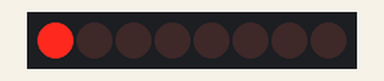
This sketch was run on a simulated Arduino Uno, built with avr-gcc and run on an emulated ATmega328P. On the bench: 8 shift-register outputs drawn as a row of LEDs (first output left, lit = HIGH). Wiring (inferred from the names in the program): shift register (74HC595): data pin 10; shift clock pin 8; latch pin 9. Wiring (inferred from the signals the program sends): row of LEDs: on Q0, Q1, Q2, Q3, Q4, Q5, Q6, Q7.

Above: at 0.6 s.
At 5.1 s:
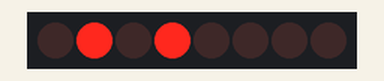
At 10.1 s:
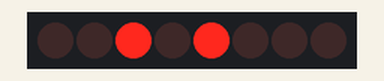
At 20.1 s:
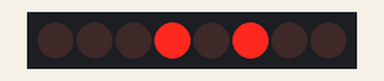
At 30.1 s:
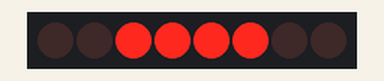
At 39.75 s:
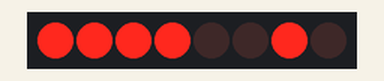
Timing chart, 0 to 40.0 s (numbered marks = the images above):
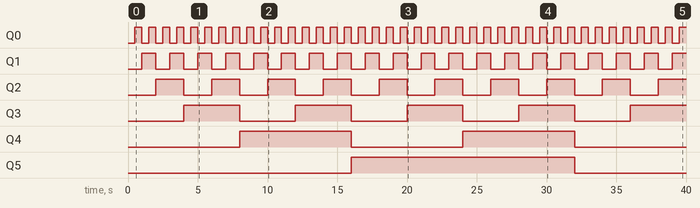

Measured:
- by itself, Q0: alternates HIGH for 0.50 s and LOW for 0.50 s
- by itself, Q1: alternates HIGH for 1.0 s and LOW for 1.0 s
- by itself, Q2: alternates HIGH for 2.0 s and LOW for 2.0 s
- by itself, Q3: alternates HIGH for 4.0 s and LOW for 4.0 s
- by itself, Q4: alternates HIGH for 8.0 s and LOW for 8.0 s
- by itself, Q5: LOW → HIGH at 16.0 s, → LOW 16.0 s later

The sketch:

shift_register.ino
```cpp
//Pin verbunden mit SH_CP des 74HC595
int shiftPin = 8;
//Pin verbunden mit ST_CP des 74HC595
int storePin = 9;
//Pin verbunden mit DS des 74HC595
int dataPin = 10;
int counter = 0;
// Binärer Counter von 0 bis 255.
// 1 = 000000001
// 2 = 000000010
// 3 = 000000011
// 4 = 000000100
// 5 = 000000101
// usw. Die LEDs zeigen alle Werte von 0 bis 255.
void setup() {
 // Pins 8,9,10 auf Ausgabe stellen
 pinMode(storePin, OUTPUT);
 pinMode(shiftPin, OUTPUT);
 pinMode(dataPin, OUTPUT);
}
void loop () {
 digitalWrite(storePin, LOW);
 shiftOut(dataPin, shiftPin, MSBFIRST, counter);
 digitalWrite(storePin, HIGH);
 delay(500);
 counter ++;
 if (counter > 255) {
   counter = 0;
 }
}
```
